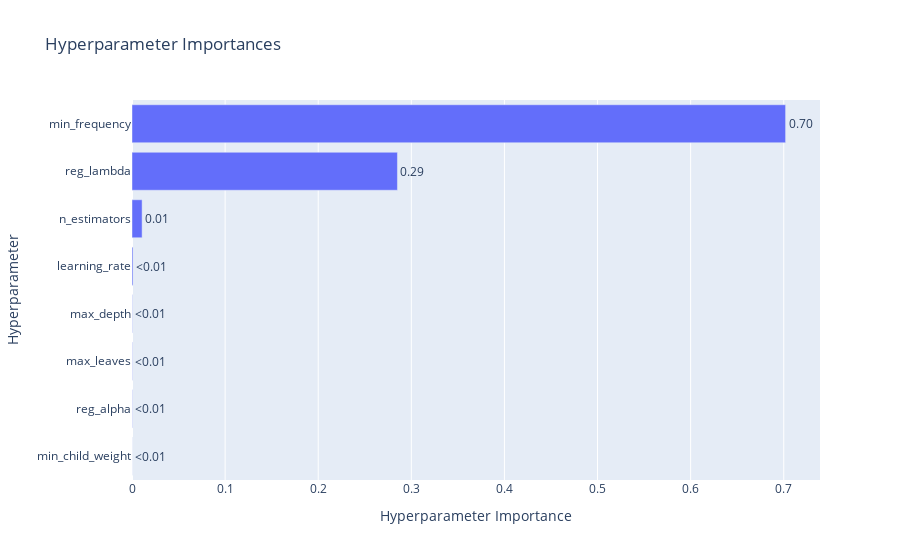

The notebook cell this image was saved under:
### Code cell
plot_param_importances(study_pruning)

### Figure 1 — Plotly figure (JSON) as saved in the notebook; plotly's stock layout.template omitted (floating-point values rounded to 4 significant figures)
{"data": [{"cliponaxis": false, "hovertemplate": ["min_child_weight (IntDistribution): 7.660816614704337e-05<extra></extra>", "reg_alpha (FloatDistribution): 0.00027527476822058545<extra></extra>", "max_leaves (IntDistribution): 0.0002993015270363923<extra></extra>", "max_depth (IntDistribution): 0.0003134527809021402<extra></extra>", "learning_rate (FloatDistribution): 0.0010942018203577155<extra></extra>", "n_estimators (IntDistribution): 0.010855284308148729<extra></extra>", "reg_lambda (FloatDistribution): 0.2850964130494408<extra></extra>", "min_frequency (FloatDistribution): 0.7019894635797467<extra></extra>"], "name": "Objective Value", "orientation": "h", "text": ["<0.01", "<0.01", "<0.01", "<0.01", "<0.01", "0.01", "0.29", "0.70"], "textposition": "outside", "type": "bar", "x": [7.661e-05, 0.0002753, 0.0002993, 0.0003135, 0.001094, 0.01086, 0.2851, 0.702], "y": ["min_child_weight", "reg_alpha", "max_leaves", "max_depth", "learning_rate", "n_estimators", "reg_lambda", "min_frequency"]}], "layout": {"title": {"text": "Hyperparameter Importances"}, "xaxis": {"title": {"text": "Hyperparameter Importance"}}, "yaxis": {"title": {"text": "Hyperparameter"}}}}
